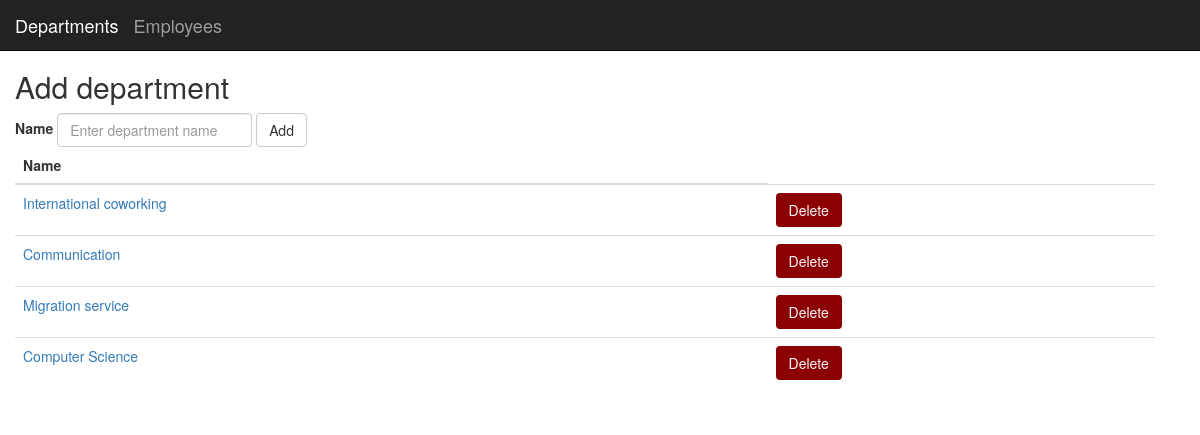
/departments, run on an earlier commit of the app's database.
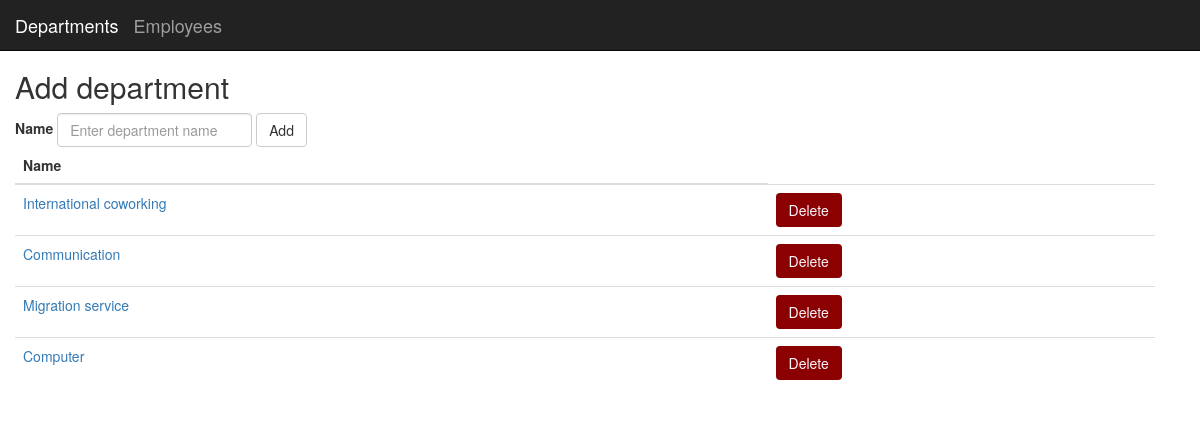
And on a later commit of the database.
### application/models/models.py (models this page shows, shortened)
class Department(db.Model):
    id = db.Column(db.Integer, primary_key=True)
    name = db.Column(db.String(50), nullable=False)

### application/views/views_departments.py (the view)
@app.route("/departments", methods=["GET"])
def departments():
    form = AddDepartmentForm()
    deps = Department.query.all()
    return render_template("departments.html", departments=deps, form=form)

### application/forms/forms.py
class AddDepartmentForm(FlaskForm):
    name = StringField("Name", validators=[DataRequired()])
    add = SubmitField("Add")

### application/templates/departments.html (shortened to what this page needs)
{% extends "base.html" %}
{% block content %}
<div class="container">
  <h2>Add department</h2>
  <form method="POST" class="form-inline">
    <div class="form-group">
      {{ form.name.label }}
      {{ form.name(class="form-control", placeholder="Enter department name")}}
    </div>
    {{ form.add(class="btn btn-default")}}
  </form>
</div>
<div class="container">
  <table class="table">
    <thead>
      <tr>
        <th>Name</th>
      </tr>
    </thead>
    <tbody>
    {% for department in departments %}
      <tr>
        <td><a href="{{url_for('department', id_=department.id)}}">{{department.name}}</a></td>
        <td>
            <form action="{{ url_for('department_delete', id_=department.id) }}">
              <input class="btn delete" type="submit" value="Delete">
            </form>
        </td>
      </tr>
    {% endfor %}
    </tbody>
  </table>
</div>
{% endblock content %}

What changed in the data, as far as the page shows it:
changed Department: name "Computer Science" → "Computer"
